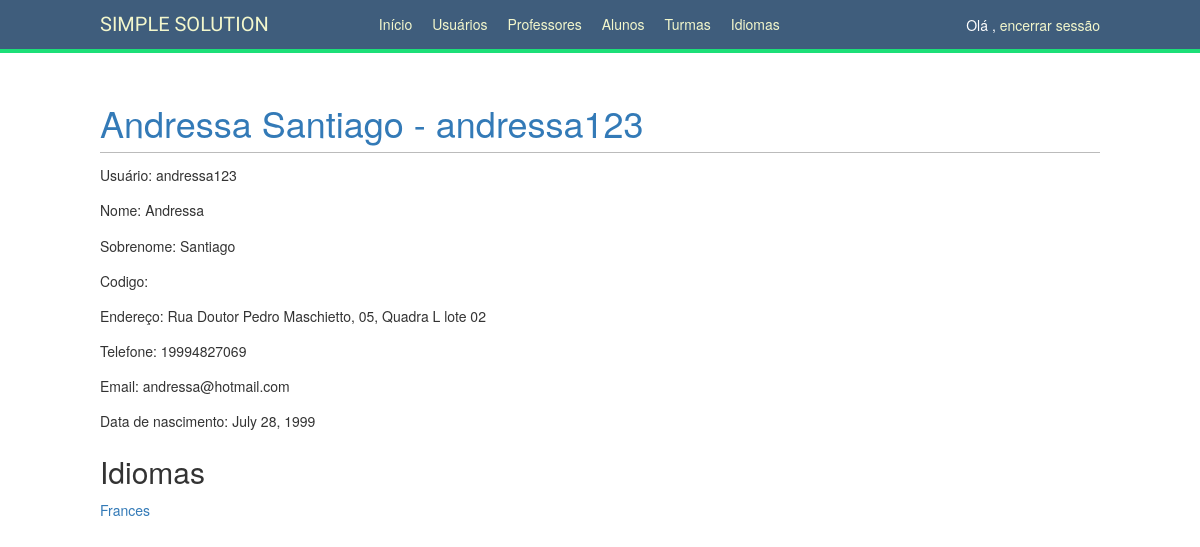
The page /school/professors/1/ (signed in) on the database as committed earlier.
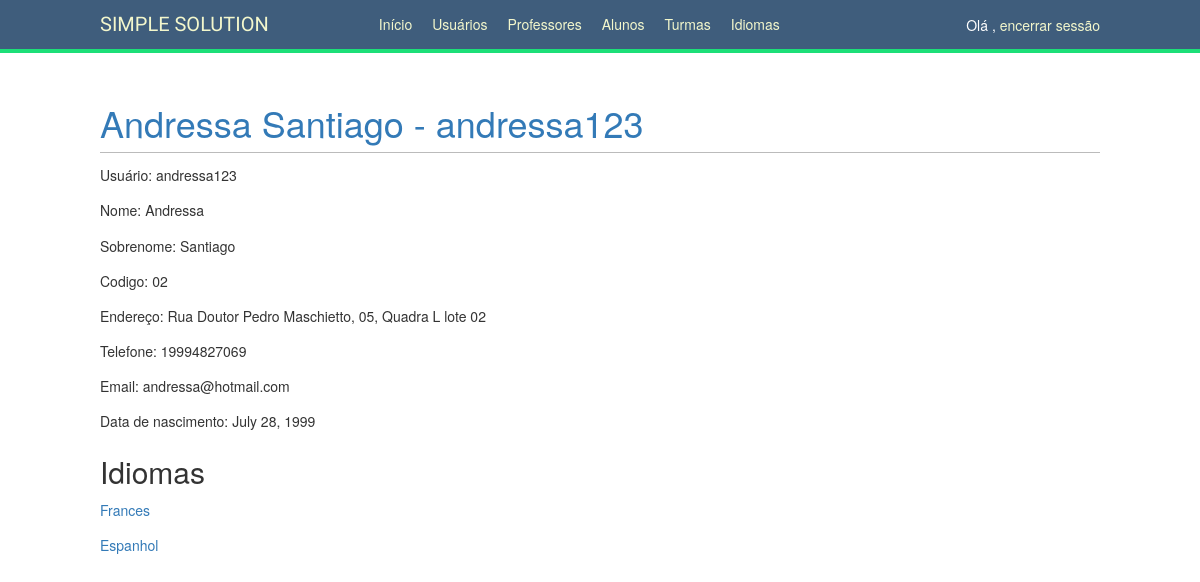
The same page on the database as committed later.
### school/models.py (models this page shows, shortened)
class Subject(models.Model):
    STARTER = 'STARTER'
    BASIC = 'BASIC'
    INTERMEDIATE = 'INTERMEDIATE'
    ADVANCED = 'ADVANCED'
    SUBJECT_TYPE_MAP = {
        STARTER: 'STARTER',
        BASIC: 'BASIC',
        INTERMEDIATE: 'INTERMEDIATE',
        ADVANCED: 'ADVANCED',
    }
    SUBJECT_TYPE_CHOICES = (
        (STARTER, SUBJECT_TYPE_MAP[STARTER]),
        (BASIC, SUBJECT_TYPE_MAP[BASIC]),
        (INTERMEDIATE, SUBJECT_TYPE_MAP[INTERMEDIATE]),
        (ADVANCED, SUBJECT_TYPE_MAP[ADVANCED]),
    )
    name = models.CharField(max_length=80, unique=True, verbose_name='Nome')
    code = models.CharField(max_length=25, unique=True, verbose_name='Código')
    subject_type = models.CharField(
        max_length=12,
        choices=SUBJECT_TYPE_CHOICES, verbose_name='Nível'
    )
    professors = models.ManyToManyField(Professor, blank=True,)
    students = models.ManyToManyField('Student', blank=True)

class Professor(models.Model):
    profile = models.OneToOneField(Profile,
                                   on_delete=models.PROTECT,
                                   primary_key=True)
    code = models.CharField(max_length=25, blank=True, auto_created=True, verbose_name='Cód')

### account/models.py (models this page shows, shortened)
class Profile(models.Model):
    PROFESSOR = 'PR'
    STUDENT = 'AL'
    ADMIN = 'AD'
    PROFILE_TYPE_CHOICES = (
        (PROFESSOR, 'Professor'),
        (STUDENT, 'Aluno'),
        (ADMIN, 'Admin')
    )
    user = models.OneToOneField(settings.AUTH_USER_MODEL, on_delete=models.PROTECT)
    date_of_birth = models.DateField(blank=True, null=True, help_text='mm/dd/yy', verbose_name='Data nascimento')
    address = models.CharField(max_length=255, blank=True, verbose_name='Endereço')
    phone = models.CharField(max_length=255, blank=True, verbose_name='Telefone')
    created = models.DateTimeField(auto_now_add=True, verbose_name='Data criação')
    profile_type = models.CharField(
        max_length=2,
        choices=PROFILE_TYPE_CHOICES, verbose_name='Tipo de usuário'
    )

### school/views.py (the view)
# urls.py: path('professors/<int:professor_id>/', views.professor_detail, name='professor_detail'),
@staff_member_required
def professor_detail(request, professor_id):
    professor = get_object_or_404(Professor, pk=professor_id)
    return render(request, 'school/professors/detail.html', {'section': 'professors',
                                                             'professor': professor})

### school/templates/school/professors/detail.html (shortened to what this page needs)
{% extends "base.html" %}
{% block content %}
    <h1><a href="{% url "professor_edit" professor.pk %}">{{ professor.profile.user.first_name }} {{ professor.profile.user.last_name }} - {{ professor.profile.user.username }}</a></h1>
    <p>Usuário: {{ professor.profile.user.username }}</p>
    <p>Nome: {{ professor.profile.user.first_name }}</p>
    <p>Sobrenome: {{ professor.profile.user.last_name }}</p>
    <p>Codigo: {{ professor.code }}</p>
    <p>Endereço: {{ professor.profile.address }}</p>
    <p>Telefone: {{ professor.profile.phone }}</p>
    <p>Email: {{ professor.profile.user.email }}</p>
    <p>Data de nascimento: {{ professor.profile.date_of_birth }}</p>
    <h2>Idiomas</h2>
    {% for subject in professor.subject_set.all %}
        <p><a href="{% url "subject_detail" subject.id %}">{{ subject.name }}</a></p>
    {% endfor %}
{% endblock %}

Rows that differ between the two databases and show on the page:
changed Professor "Andressa": code (not shown) → "02"
now on this page (row edited): Subject: name "Espanhol"
